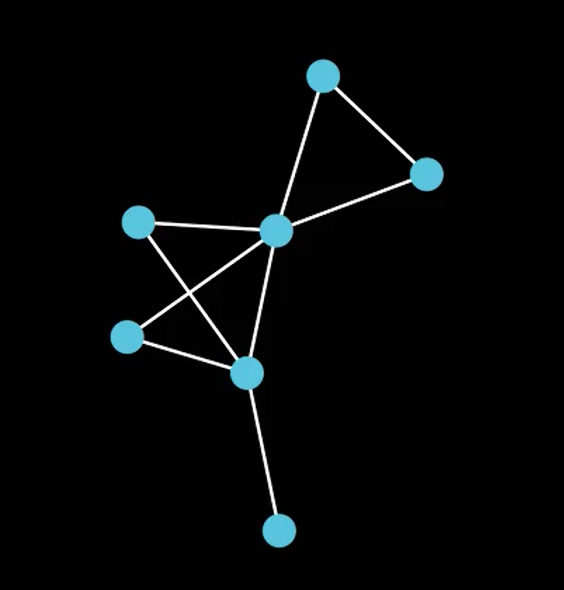
#> input picture test_images/outimage.png, 564 x 590 px
$ python -i quality_analyzer.py   (imports and definitions only)   (older library calls are emulated)
#> lines starting #> are read from the running program, lines starting #| are printed output that depends on the picture; after the words box and inside, x2 and y2 are one past the last pixel; in counts of white or black regions, pixels touching at a corner belong together
import cv2
import numpy as np
from typing import Dict, Any, Tuple
from enum import Enum

class ImageQualityLevel(Enum):
    """Enumeration for image quality levels."""
    HIGH = 3
    MEDIUM = 2
    LOW = 1
    VERY_LOW = 0

class QualityAnalyzer:
    """Class to analyze the quality of input images."""

    def __init__(self):
        """Initialize the quality analyzer."""
        pass

    def analyze(self, image: np.ndarray) -> Dict[str, Any]:
        """
        Analyze image quality and return metrics.

        Args:
            image: Input image

        Returns:
            Dictionary with quality metrics
        """
        if image is None:
            raise ValueError("Image is None")

        # Convert to grayscale if needed
        if len(image.shape) > 2 and image.shape[2] > 1:
            gray = cv2.cvtColor(image, cv2.COLOR_BGR2GRAY)
        else:
            gray = image.copy()

        # Calculate basic statistics
        brightness = np.mean(gray)
        contrast = np.std(gray)

        # Calculate blur level using Laplacian variance
        laplacian_var = self._calculate_blur_level(gray)

        # Calculate noise level using homogeneity
        noise_level = self._estimate_noise(gray)

        # Edge density to estimate complexity
        edge_density = self._calculate_edge_density(gray)

        # Determine overall quality level
        quality_level = self._determine_quality_level(
            brightness, contrast, laplacian_var, noise_level
        )

        return {
            "brightness": float(brightness),
            "contrast": float(contrast),
            "blur_level": float(laplacian_var),
            "noise_level": float(noise_level),
            "edge_density": float(edge_density),
            "quality_level": quality_level.name,
            "quality_score": quality_level.value
        }

    def _calculate_blur_level(self, image: np.ndarray) -> float:
        """
        Calculate blur level using Laplacian variance.
        Lower values indicate more blur.
        """
        laplacian = cv2.Laplacian(image, cv2.CV_64F)
        return np.var(laplacian)

    def _estimate_noise(self, image: np.ndarray) -> float:
        """
        Estimate noise level in image.
        Higher values indicate more noise.
        """
        # Apply median filter
        median_filtered = cv2.medianBlur(image, 3)

        # Calculate difference with original
        noise = cv2.absdiff(image, median_filtered)

        # Return average noise level
        return np.mean(noise)

    def _calculate_edge_density(self, image: np.ndarray) -> float:
        """
        Calculate edge density to estimate image complexity.
        """
        edges = cv2.Canny(image, 100, 200)
        return np.sum(edges > 0) / (image.shape[0] * image.shape[1])

    def _determine_quality_level(self, brightness: float, contrast: float,
                                blur_level: float, noise_level: float) -> ImageQualityLevel:
        """
        Determine overall image quality level.
        """
        # Compute score based on metrics
        score = 0

        # Brightness score (0-1)
        if 80 <= brightness <= 220:
            score += 1

        # Contrast score (0-1)
        if contrast > 40:
            score += 1

        # Blur score (0-1)
        if blur_level > 100:
            score += 1

        # Noise score (0-1)
        if noise_level < 10:
            score += 1

        # Map score to quality level
        if score >= 3:
            return ImageQualityLevel.HIGH
        elif score == 2:
            return ImageQualityLevel.MEDIUM
        elif score == 1:
            return ImageQualityLevel.LOW
        else:
            return ImageQualityLevel.VERY_LOW

>>> import cv2
>>> picture = cv2.imread('../../test_images/outimage.png')
#> picture is the input picture: shape (590, 564, 3); mean B, G, R 8, 7.5, 5.6
>>> result = QualityAnalyzer().analyze(picture)
#> in analyze, `brightness = np.mean(gray)`: brightness = 7.02
#> in analyze, `contrast = np.std(gray)`: contrast = 32.74
#> in _calculate_blur_level, `laplacian = cv2.Laplacian(image, cv2.CV_64F)`:
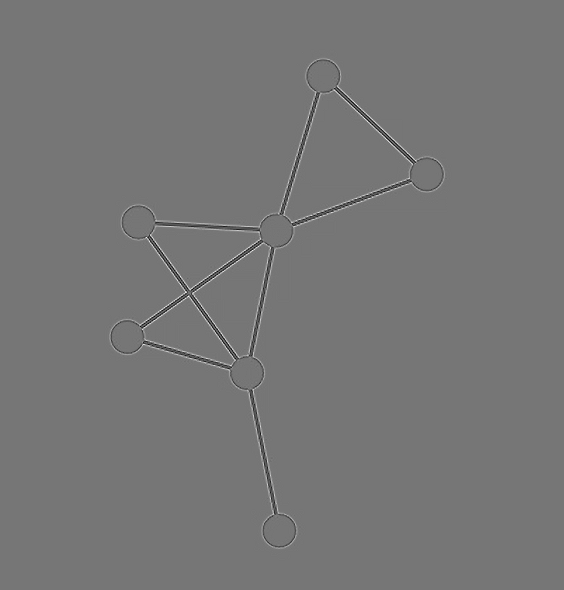
#> laplacian: shape (590, 564) float64; min -269, max 311, mean 0; drawn with min black and max white
#> in analyze, `laplacian_var = self._calculate_blur_level(gray)`: laplacian_var = 294.9
#> in analyze, `noise_level = self._estimate_noise(gray)`: noise_level = 0.0835
#> in _calculate_edge_density, `edges = cv2.Canny(image, 100, 200)`:
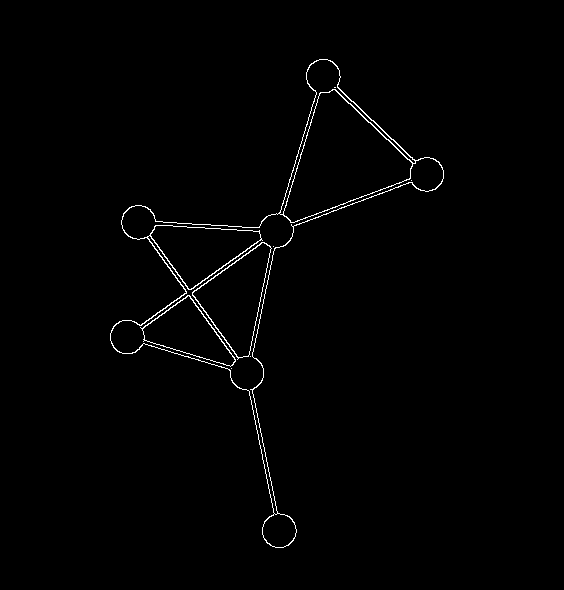
#> edges: shape (590, 564); 1% white in thin lines or dots, all inside (x1, y1, x2, y2) = (110, 59, 444, 548)
#> in analyze, `edge_density = self._calculate_edge_density(gray)`: edge_density = 0.01
#> result = {'brightness': 7.02, 'contrast': 32.74, 'blur_level': 294.9, 'noise_level': 0.0835, 'edge_density': 0.01, 'quality_level': 'MEDIUM', 'quality_score': 2}
